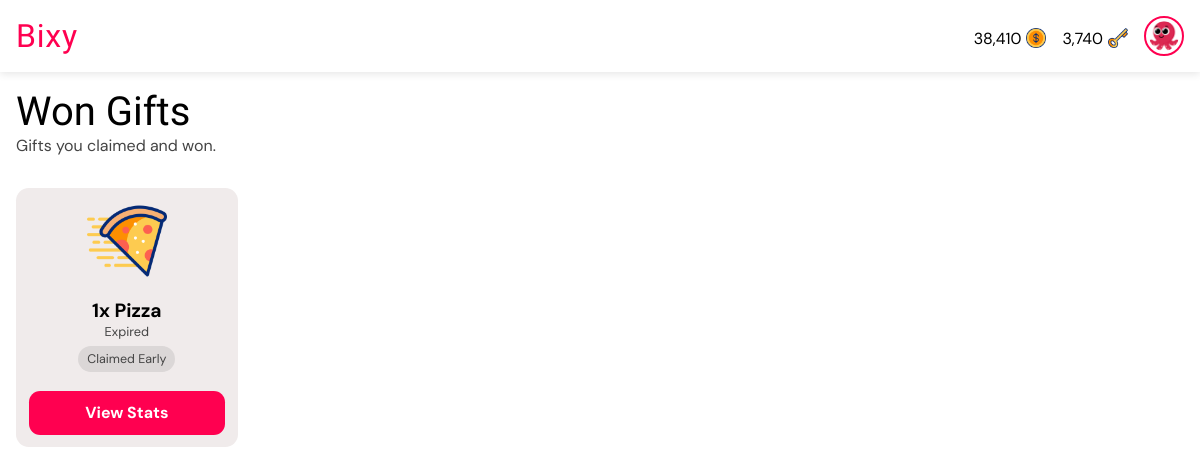
The app's page /gifts/won/ (signed in), older data.
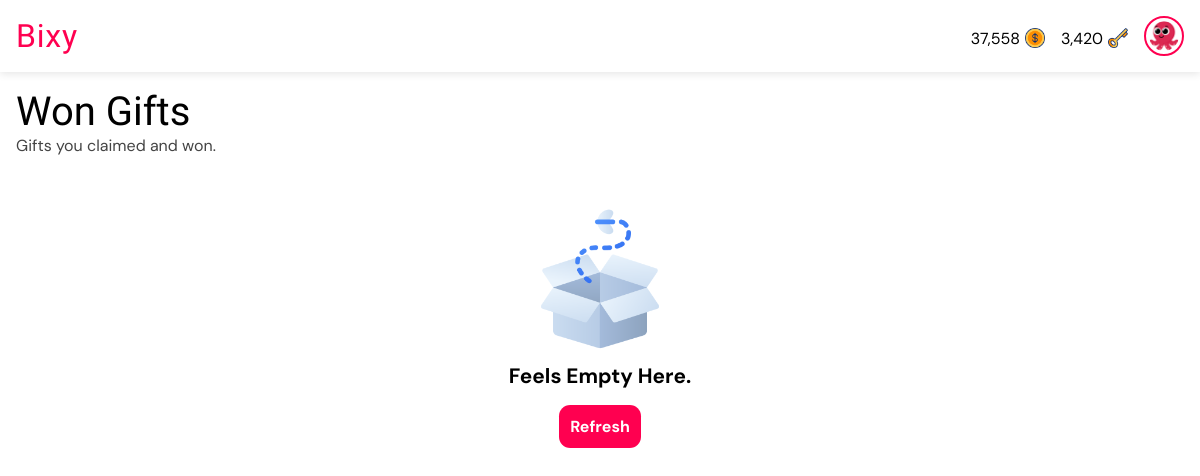
The same page, newer data.
### giftapp/models.py (models this page shows, shortened)
class User(AbstractUser):
    gender = models.CharField(max_length=6, choices=GENDERS, default=GENDERS[0][0])
    is_verified = models.BooleanField(default=False, help_text="If the user's email address is verified or not.")
    email = models.EmailField(unique=True, blank=False, null=False)
    new_email = models.EmailField(unique=False, blank=True, null=True)
    coins = models.PositiveIntegerField(default=0)
    won_coins = models.PositiveIntegerField(default=0)
    keys = models.PositiveIntegerField(default=0)
    verify_code = models.CharField(max_length=255, null=True, blank=True)
    change_email_code = models.CharField(max_length=255, null=True, blank=True)
    profile_pic = models.ForeignKey(ProfilePicture, on_delete=models.SET_NULL, related_name='owners', null=True)
    USERNAME_FIELD = "email"
    REQUIRED_FIELDS = ["username"]

class GiftTransaction(models.Model):
    gifter = models.ForeignKey(User, on_delete=models.CASCADE, related_name="gifts_sent")
    recipient = models.ForeignKey(User, on_delete=models.CASCADE, related_name="gifts_received", null=True, blank=True)
    gift = models.ForeignKey(Gift, on_delete=models.CASCADE, related_name='transactions')
    quantity = models.PositiveIntegerField(default=1, help_text="Number of this gift to buy.")
    early_claim_fee = models.PositiveIntegerField(default=0, help_text="Number of keys paid to claim the gift early if not dropped. FF gifts cannot have early claim fee greater than 0.")
    claim_fee = models.PositiveIntegerField(default=1, help_text="Number of keys paid to claim the gift if dropped.")
    paid_users = models.ManyToManyField(User, related_name="paid_gifts", blank=True)
    message = models.CharField(max_length=255, blank=True)
    is_visible = models.BooleanField(default=True, help_text="If the actual gift is shown or hidden.")
    is_fastest_finger = models.BooleanField(default=False, help_text="If the gift is won by fastest finger only.")
    expire_rate = models.PositiveIntegerField(default=1, help_text="Number of hours before the gift expires (1 - 24). Must be greater than drop rate.")
    drop_rate = models.PositiveIntegerField(default=0, help_text="Number of hours before the gift drops (0 - 23). Drop rates for FF gifts must be 0.")
    expire_date = models.DateTimeField(default=timezone.now)
    drop_date = models.DateTimeField(default=timezone.now)
    created_at = models.DateTimeField(default=timezone.now)
    reveals = models.ManyToManyField(User, related_name="gift_reveals", blank=True)
    claimed_by = models.ForeignKey(
        User, null=True, blank=True, on_delete=models.SET_NULL, related_name="gifts_claimed"
    )
    def seconds_until_expire(self):
        delta = self.expire_date - timezone.now()
        return max(0, int(delta.total_seconds()))
    def seconds_until_drop(self):
        delta = self.drop_date - timezone.now()
        return max(0, int(delta.total_seconds()))
    def is_due_for_drop(self):
        return self.seconds_until_drop() <= 0
    def expire_bar_percent(self):
        return int((self.seconds_until_expire() / (self.expire_rate * 60 * 60)) * 100)

class Gift(models.Model):
    name = models.CharField(max_length=50, null=True, blank=True)
    cost = models.PositiveIntegerField(default=0)
    image = models.ImageField(null=True, blank=True, upload_to='gift_images')
    gif = models.FileField(null=True, blank=True, upload_to='gift_gifs')

class ProfilePicture(models.Model):
    name = models.CharField(max_length=50, null=False, blank=False)
    image = models.ImageField(null=False, blank=False, upload_to='profile_pics')

### giftapp/views.py (the view)
# urls.py: path("gifts/won/", views.won_gifts, name="won_gifts"),
@login_required
def won_gifts(request):
    won = GiftTransaction.objects.annotate(
        due_for_expire=ExpressionWrapper(
            Q(expire_date__lt=timezone.now()), output_field=BooleanField()
        ),
        seconds_before_drop=ExpressionWrapper(
            F("drop_date") - timezone.now(), output_field=DurationField()
        ),
        seconds_before_expire=ExpressionWrapper(
            F("expire_date") - timezone.now(), output_field=DurationField()
        )
    ).filter(reveals=request.user, recipient=request.user).all().order_by('seconds_before_drop', 'seconds_before_expire')
    context = {
        "gift_transactions": won,
    }
    return render(request, "won_gifts.html", context)

### templates/won_gifts.html (shortened to what this page needs)
{% extends 'base.html' %}
{% load static %}
{% load humanize %}
{% load timefilters %}
{% block title %}
<link rel="stylesheet" href="{% static 'css/all_gifts.css' %}">
{% endblock %}
{% block body %}
<div class="heading">
    <h1>Won Gifts</h1>
    <p>Gifts you claimed and won.</p>
</div>
{% if gift_transactions|length > 0 %}
<div class="card-container">
    {% for gift_transaction in gift_transactions %}
    <div class="card">
        <div class="gift-image">
            <img src="{{ gift_transaction.gift.image.url }}" alt="Gift image">
        </div>
        <div class="gift-info">
            <h1>{{ gift_transaction.quantity|intcomma }}x {{ gift_transaction.gift.name }}</h1>
            {% if not gift_transaction.due_for_expire %}
            {% if gift_transaction.drop_rate > 0 %}
            {% if gift_transaction.is_due_for_drop %}
            <p class="timer" id="{{ gift_transaction.id }}" data-prefix="Expires"
                data-seconds="{{ gift_transaction.seconds_until_expire }}">Expires in --:--:--:--</p>
            {% else %}
            <p class="timer" id="{{ gift_transaction.id }}" data-prefix="Drops"
                data-seconds="{{ gift_transaction.seconds_until_drop }}">Drops in --:--:--:--</p>
            {% endif %}
            {% else %}
            <p class="timer" id="{{ gift_transaction.id }}" data-prefix="Expires"
                data-seconds="{{ gift_transaction.seconds_until_expire }}">Expires in --:--:--:--</p>
            {% endif %}
            {% else %}
            <p>Expired</p>
            {% endif %}
            <div class="tags">
                {% if request.user in gift_transaction.paid_users.all %}
                <p class="tag">Claimed Early</p>
                {% endif %}
            </div>
        </div>
        <a href="{% url 'view_gift_stats' gift_transaction.id %}">View Stats</a>
    </div>
    {% endfor %}
</div>
{% else %}
<div class="empty">
    <img src="{% static 'images/empty-box.png' %}" alt="No content image">
    <h1>Feels Empty Here.</h1>
    <a href="{% url 'won_gifts' %}">Refresh</a>
</div>
{% endif %}
{% endblock %}

### templates/base.html (shortened to what this page needs)
<!DOCTYPE html>
<html lang="en">
<head>
    {% load static %}
    {% load humanize %}
    {% load timefilters %}
    {% block title %} {% endblock %}
</head>
<body>
    <nav class="navbar">
        <div class="logo-container" role="link" tabindex="0">
            <a href="{% url 'all_gifts' %}" class="logo-text">Bixy</a>
        </div>
        <div class="profile-section" id="profileSection">
            {% if user.is_authenticated %}
            <a href="{% url 'buy_coins' %}" style="text-decoration: none; color: black;">
                <div class="cost">
                    <p>{{ user.coins|intcomma }}</p>
                    <img src="{% static 'images/dollar.png' %}" alt="Gift image">
                </div>
            </a>
            <a href="{% url 'buy_coins' %}" style="text-decoration: none; color: black;">
                <div class="cost">
                    <p>{{ user.keys|intcomma }}</p>
                    <img src="{% static 'images/key.png' %}" alt="Gift image">
                </div>
            </a>
            <a href="{% url 'profile' %}">
                <img src="{{ user.profile_pic.image.url }}" alt="Profile picture" class="profile-pic" />
            </a>
            {% else %}
            <a href="{% url 'signin' %}" class="btn login">Login</a>
            <a href="{% url 'signup' %}" class="btn signup">Sign Up</a>
            {% endif %}
        </div>
    </nav>
    <main>
        <section>
            {% block body %} {% endblock %}
        </section>
    </main>
</body>
</html>

Row changes from the older to the newer data that the page shows:
removed GiftTransaction: gift.image (picture), quantity "1", gift.name "Pizza", shows "Expired", shows "Claimed Early"
changed User: coins "38,410" → "37,558"; keys "3,740" → "3,420"
Text that changed along with them:
text now shown: "Feels Empty Here. Refresh"
